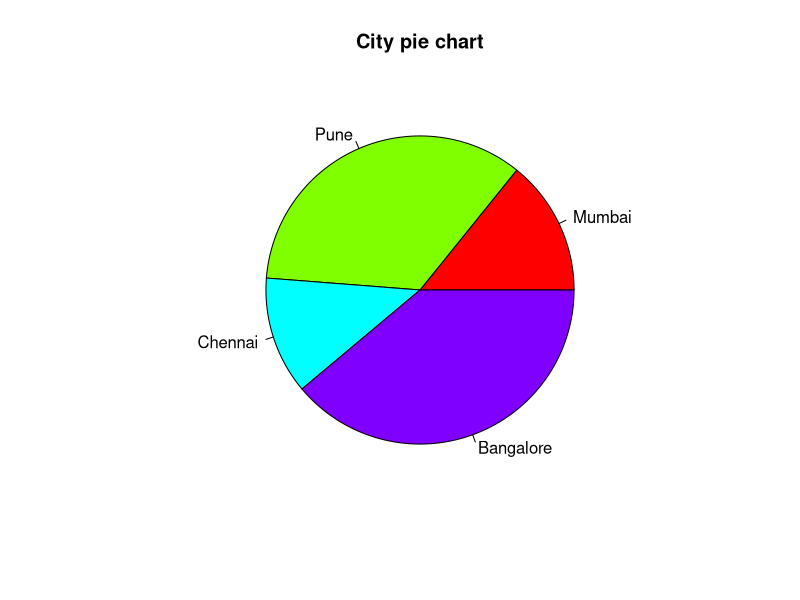

The R script that drew this image:
# Create data for the graph.
x<- c(23, 56, 20, 63)
labels <- c("Mumbai", "Pune", "Chennai", "Bangalore")
pie(x, labels, main = "City pie chart", col = rainbow(length(x)))

    